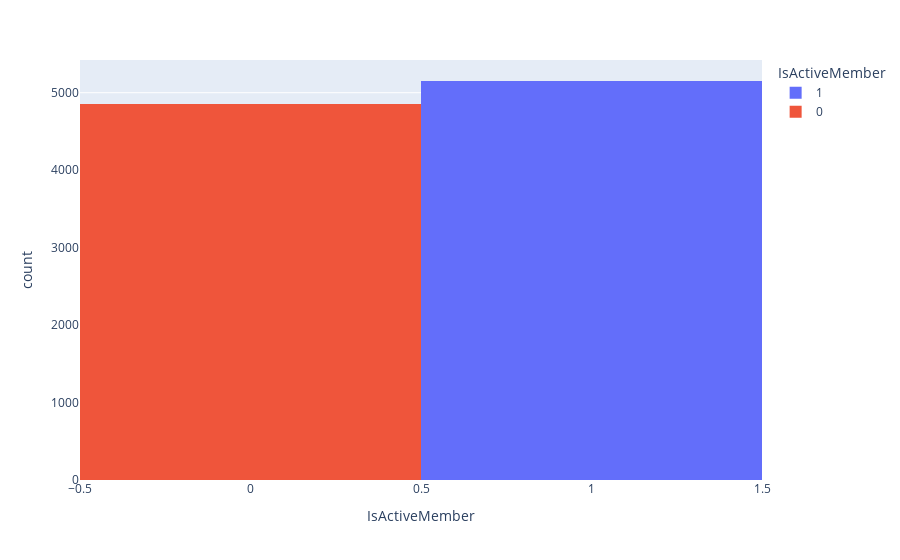

This figure's notebook cell:
### Code cell
fig5 = px.histogram(data_new, x = 'IsActiveMember', color = 'IsActiveMember')
fig5.show()

### Figure 1 — Plotly figure (JSON) as saved in the notebook; plotly's stock layout.template omitted (floating-point values rounded to 4 significant figures; data arrays with more than 128 entries replaced by an {"elided": "..."} marker saying what was removed)
{"data": [{"alignmentgroup": "True", "bingroup": "x", "hovertemplate": "IsActiveMember=%{x}<br>count=%{y}<extra></extra>", "legendgroup": "1", "marker": {"color": "#636efa", "pattern": {"shape": ""}}, "name": "1", "offsetgroup": "1", "orientation": "v", "showlegend": true, "type": "histogram", "x": {"elided": "5151 int values"}, "xaxis": "x", "yaxis": "y"}, {"alignmentgroup": "True", "bingroup": "x", "hovertemplate": "IsActiveMember=%{x}<br>count=%{y}<extra></extra>", "legendgroup": "0", "marker": {"color": "#EF553B", "pattern": {"shape": ""}}, "name": "0", "offsetgroup": "0", "orientation": "v", "showlegend": true, "type": "histogram", "x": {"elided": "4849 int values"}, "xaxis": "x", "yaxis": "y"}], "layout": {"barmode": "relative", "legend": {"title": {"text": "IsActiveMember"}, "tracegroupgap": 0}, "margin": {"t": 60}, "xaxis": {"anchor": "y", "categoryarray": [1, 0], "categoryorder": "array", "domain": [0, 1], "title": {"text": "IsActiveMember"}}, "yaxis": {"anchor": "x", "domain": [0, 1], "title": {"text": "count"}}}}
